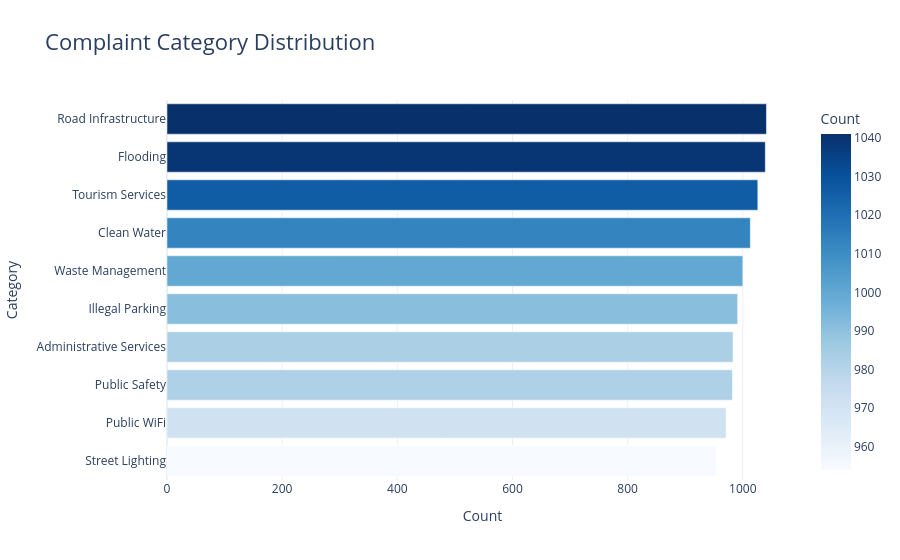

The notebook cell this image was saved under:
### Code cell
# =========================================================
# 3.5 COMPLAINT CATEGORY DISTRIBUTION
# =========================================================

category_df = (
    df["complaint_category"]
    .value_counts()
    .reset_index()
)

category_df.columns = ["Category", "Count"]

fig = px.bar(
    category_df,
    x="Count",
    y="Category",
    orientation="h",
    title="Complaint Category Distribution",
    template="plotly_white",
    color="Count",
    color_continuous_scale="Blues"
)

fig.update_layout(
    title_font_size=22,
    yaxis=dict(categoryorder="total ascending")
)

fig.show()

# Save screenshot as:
# assets/complaint-category-distribution.png

### Figure 1 — Plotly figure (JSON) as saved in the notebook; plotly's stock layout.template omitted (floating-point values rounded to 4 significant figures)
{"data": [{"hovertemplate": "Count=%{marker.color}<br>Category=%{y}<extra></extra>", "legendgroup": "", "marker": {"color": [1041, 1039, 1026, 1013, 1000, 991, 983, 982, 971, 954], "coloraxis": "coloraxis", "pattern": {"shape": ""}}, "name": "", "orientation": "h", "showlegend": false, "textposition": "auto", "type": "bar", "x": [1041, 1039, 1026, 1013, 1000, 991, 983, 982, 971, 954], "xaxis": "x", "y": ["Road Infrastructure", "Flooding", "Tourism Services", "Clean Water", "Waste Management", "Illegal Parking", "Administrative Services", "Public Safety", "Public WiFi", "Street Lighting"], "yaxis": "y"}], "layout": {"barmode": "relative", "coloraxis": {"colorbar": {"title": {"text": "Count"}}, "colorscale": [[0, "rgb(247,251,255)"], [0.125, "rgb(222,235,247)"], [0.25, "rgb(198,219,239)"], [0.375, "rgb(158,202,225)"], [0.5, "rgb(107,174,214)"], [0.625, "rgb(66,146,198)"], [0.75, "rgb(33,113,181)"], [0.875, "rgb(8,81,156)"], [1, "rgb(8,48,107)"]]}, "legend": {"tracegroupgap": 0}, "title": {"font": {"size": 22}, "text": "Complaint Category Distribution"}, "xaxis": {"anchor": "y", "domain": [0, 1], "title": {"text": "Count"}}, "yaxis": {"anchor": "x", "categoryorder": "total ascending", "domain": [0, 1], "title": {"text": "Category"}}}}
